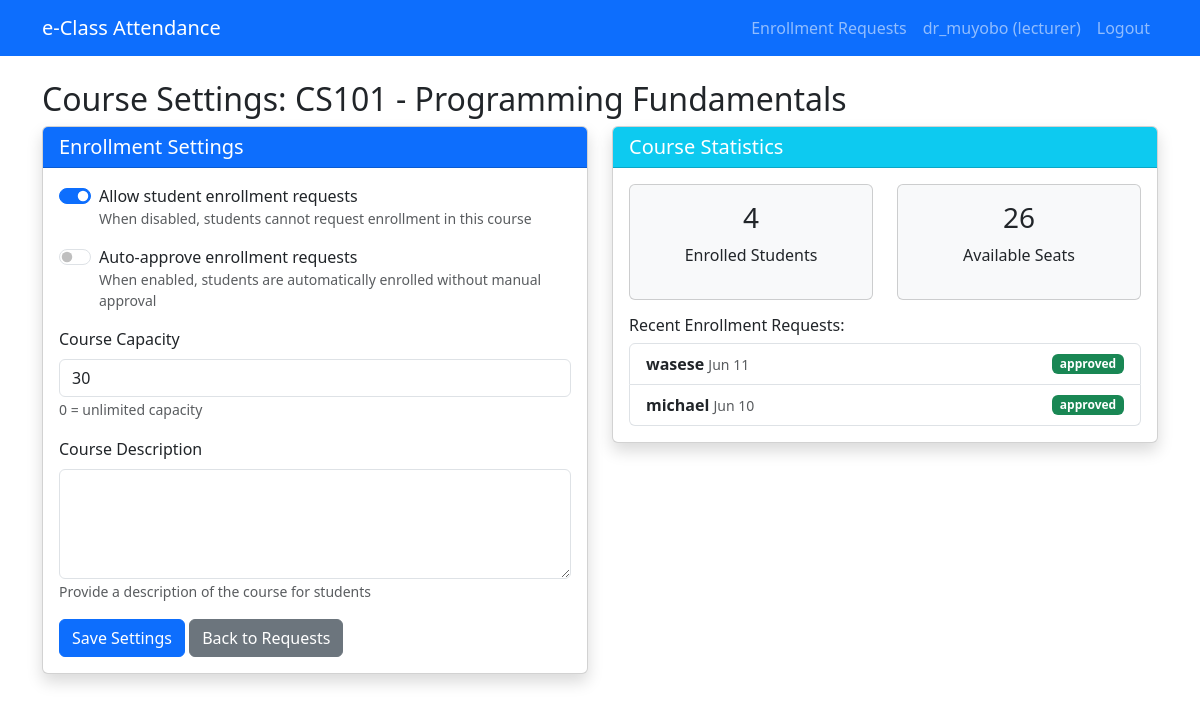
/course/1/settings/ (signed in), run on the app's committed database.
### attendance/models.py (models this page shows, shortened)
class User(AbstractUser):
    ROLE_CHOICES = (
        ('student', 'Student'),
        ('lecturer', 'Lecturer'),
        ('admin', 'Faculty Admin'),
    )
    role = models.CharField(max_length=20, choices=ROLE_CHOICES, default='student')
    phone = models.CharField(max_length=15, blank=True)
    email = models.EmailField(blank=True, null=True)

class Course(models.Model):
    code = models.CharField(max_length=20, unique=True)
    name = models.CharField(max_length=100)
    lecturer = models.ForeignKey(User, on_delete=models.SET_NULL, null=True, limit_choices_to={'role': 'lecturer'})
    students = models.ManyToManyField(User, related_name='courses', limit_choices_to={'role': 'student'})
    enrollment_open = models.BooleanField(default=True)
    auto_approve = models.BooleanField(default=False)
    description = models.TextField(blank=True)
    capacity = models.PositiveIntegerField(default=0)
    prerequisites = models.ManyToManyField('self', symmetrical=False, blank=True)
    @property
    def available_seats(self):
        if self.capacity == 0:
            return 999
        return max(0, self.capacity - self.students.count())

class EnrollmentRequest(models.Model):
    STATUS_CHOICES = (
        ('pending', 'Pending'),
        ('approved', 'Approved'),
        ('rejected', 'Rejected'),
    )
    student = models.ForeignKey(User, on_delete=models.CASCADE, limit_choices_to={'role': 'student'}, related_name='enrollment_requests')
    course = models.ForeignKey(Course, on_delete=models.CASCADE, related_name='enrollment_requests')
    status = models.CharField(max_length=20, choices=STATUS_CHOICES, default='pending')
    requested_at = models.DateTimeField(auto_now_add=True)
    processed_at = models.DateTimeField(null=True, blank=True)
    processed_by = models.ForeignKey(User, on_delete=models.SET_NULL, null=True, blank=True, related_name='processed_enrollments')
    notes = models.TextField(blank=True)
    class Meta:
        unique_together = ('student', 'course')
        ordering = ['-requested_at']

### attendance/views.py (the view, shortened to what this page needs)
# urls.py: path('course/<int:course_id>/settings/', views.course_settings, name='course_settings'),
@login_required
def course_settings(request, course_id):
    if request.user.role != 'lecturer':
        messages.error(request, 'Access denied')
        return redirect('dashboard')
    course = get_object_or_404(Course, id=course_id, lecturer=request.user)
    context = {
        'course': course,
    }
    return render(request, 'attendance/course_settings.html', context)

### attendance/templates/attendance/course_settings.html (shortened to what this page needs)
{% extends 'base.html' %}
{% block content %}
<h2>Course Settings: {{ course.code }} - {{ course.name }}</h2>
<div class="row">
    <div class="col-md-6">
        <div class="card shadow">
            <div class="card-header bg-primary text-white">
                <h5 class="mb-0">Enrollment Settings</h5>
            </div>
            <div class="card-body">
                <form method="post">
                    <div class="mb-3 form-check form-switch">
                        <input type="checkbox" class="form-check-input" id="enrollment_open"
                               name="enrollment_open" {% if course.enrollment_open %}checked{% endif %}>
                        <label class="form-check-label" for="enrollment_open">
                            Allow student enrollment requests
                        </label>
                        <small class="text-muted d-block">When disabled, students cannot request enrollment in this course</small>
                    </div>
                    <div class="mb-3 form-check form-switch">
                        <input type="checkbox" class="form-check-input" id="auto_approve"
                               name="auto_approve" {% if course.auto_approve %}checked{% endif %}>
                        <label class="form-check-label" for="auto_approve">
                            Auto-approve enrollment requests
                        </label>
                        <small class="text-muted d-block">When enabled, students are automatically enrolled without manual approval</small>
                    </div>
                    <div class="mb-3">
                        <label for="capacity" class="form-label">Course Capacity</label>
                        <input type="number" class="form-control" id="capacity" name="capacity"
                               value="{{ course.capacity }}" min="0">
                        <small class="text-muted">0 = unlimited capacity</small>
                    </div>
                    <div class="mb-3">
                        <label for="description" class="form-label">Course Description</label>
                        <textarea class="form-control" id="description" name="description" rows="4">{{ course.description }}</textarea>
                        <small class="text-muted">Provide a description of the course for students</small>
                    </div>
                    <button type="submit" class="btn btn-primary">
                         Save Settings
                    </button>
                    <a href="{% url 'manage_enrollments' %}" class="btn btn-secondary">
                         Back to Requests
                    </a>
                </form>
            </div>
        </div>
    </div>
    <div class="col-md-6">
        <div class="card shadow">
            <div class="card-header bg-info text-white">
                <h5 class="mb-0">Course Statistics</h5>
            </div>
            <div class="card-body">
                <div class="row text-center">
                    <div class="col-md-6">
                        <div class="card bg-light mb-3">
                            <div class="card-body">
                                <h3>{{ course.students.count }}</h3>
                                <p>Enrolled Students</p>
                            </div>
                        </div>
                    </div>
                    <div class="col-md-6">
                        <div class="card bg-light mb-3">
                            <div class="card-body">
                                <h3>{% if course.capacity > 0 %}{{ course.available_seats }}{% else %}∞{% endif %}</h3>
                                <p>Available Seats</p>
                            </div>
                        </div>
                    </div>
                </div>
                <h6>Recent Enrollment Requests:</h6>
                <div class="list-group">
                    {% for req in course.enrollment_requests.all|slice:":5" %}
                    <div class="list-group-item">
                        <div class="d-flex justify-content-between align-items-center">
                            <div>
                                <strong>{{ req.student.username }}</strong>
                                <small class="text-muted">{{ req.requested_at|date:"M d" }}</small>
                            </div>
                            <span class="badge {% if req.status == 'pending' %}bg-warning{% elif req.status == 'approved' %}bg-success{% else %}bg-danger{% endif %}">
                                {{ req.status }}
                            </span>
                        </div>
                    </div>
                    {% empty %}
                    <p class="text-muted">No enrollment requests yet</p>
                    {% endfor %}
                </div>
            </div>
        </div>
    </div>
</div>
{% endblock %}

### templates/base.html (shortened to what this page needs)
<!DOCTYPE html>
<html>
<head>
    <link href="https://cdn.jsdelivr.net/npm/bootstrap@5.3.0/dist/css/bootstrap.min.css" rel="stylesheet">
</head>
<body>
<nav class="navbar navbar-expand-lg navbar-dark bg-primary">
    <div class="container">
        <a class="navbar-brand" href="{% url 'dashboard' %}"> e-Class Attendance</a>
        <div class="collapse navbar-collapse" id="navbarNav">
            <ul class="navbar-nav ms-auto">
                {% if user.is_authenticated %}
                    {% if user.role == 'student' %}
                    <li class="nav-item">
                        <a class="nav-link" href="{% url 'browse_courses' %}">
                            <i class="fas fa-book"></i> Browse Courses
                        </a>
                    </li>
                    <li class="nav-item">
                        <a class="nav-link" href="{% url 'my_courses' %}">
                            <i class="fas fa-graduation-cap"></i> My Courses
                        </a>
                    </li>
                    {% elif user.role == 'lecturer' %}
                    <li class="nav-item">
                        <a class="nav-link" href="{% url 'manage_enrollments' %}">
                             Enrollment Requests
                        </a>
                    </li>
                    {% elif user.role == 'admin' %}
                    <li class="nav-item">
                        <a class="nav-link" href="{% url 'all_enrollments' %}">
                            <i class="fas fa-chart-line"></i> All Enrollments
                        </a>
                    </li>
                    {% endif %}
                    <li class="nav-item">
                        <span class="nav-link">{{ user.username }} ({{ user.role }})</span>
                    </li>
                    <li class="nav-item">
                        <a class="nav-link" href="{% url 'logout' %}">
                             Logout
                        </a>
                    </li>
                {% endif %}
            </ul>
        </div>
    </div>
</nav>
<div class="container mt-4">
    {% block content %}{% endblock %}
</div>
</body>
</html>

### data on the page
User: username "dr_muyobo", role "lecturer"
Course: code "CS101", name "Programming Fundamentals", enrollment_open "☑", capacity "30", students.count "4", available_seats "26"
EnrollmentRequest: student.username "wasese", requested_at "Jun 11", status "approved"
EnrollmentRequest: student.username "michael", requested_at "Jun 10", status "approved"
